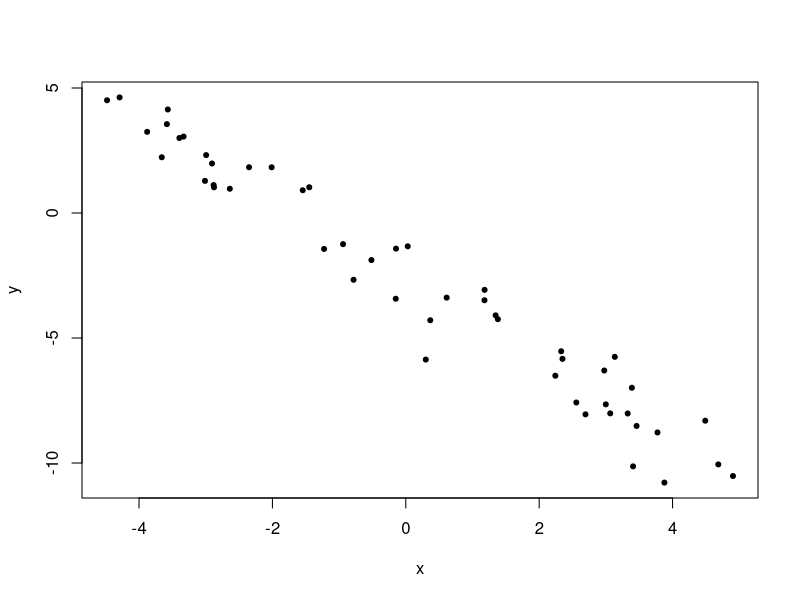

Write the R code that produced this figure.
# Generate some data
n=50
x <- runif(n, -5, 5)
beta <- runif(2, -3, 3)
y <- beta[1] + beta[2] * x   + rnorm(n)

# Plot
plot(x, y, pch=20)

# model
g=lm(y~x)
summary(g)
